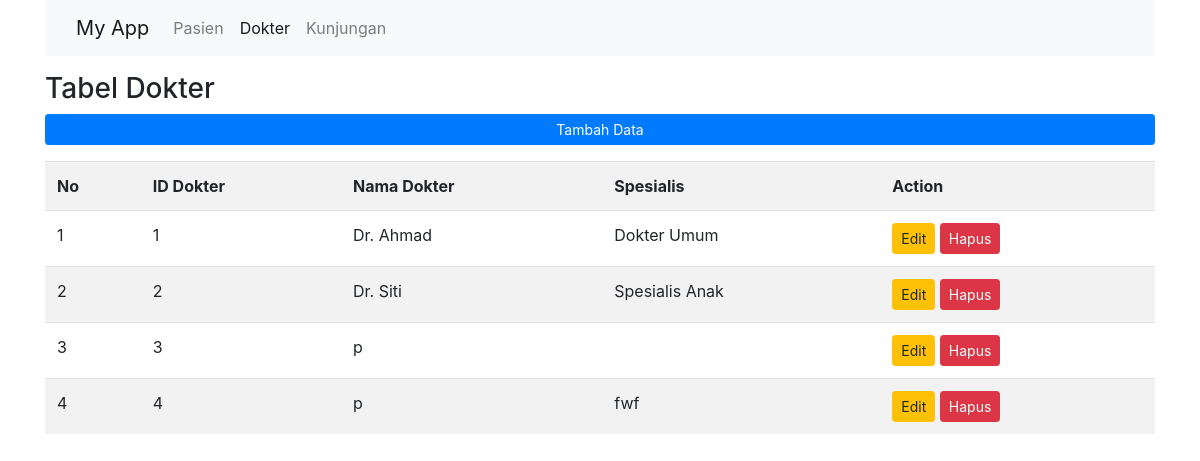
/controller_dokter.php, run on the app's committed database.
### tables this page shows
CREATE TABLE `dokter` (
  `idDokter` int(11) NOT NULL,
  `nmDokter` varchar(100) NOT NULL,
  `spesialis` varchar(100) NOT NULL,
  `noTelp` varchar(15) NOT NULL
);

### controller_dokter.php (called while the page is built)
<?php
include 'model_dokter.php';
$isiTabelDokter = getTabelDokter();
include 'view_dokter.php';
?>

### model_dokter.php (called while the page is built, shortened)
<?php
function getTabelDokter() {
    $link = koneksi();
    $query = "SELECT * FROM dokter";
    $result = mysqli_query($link, $query);
    return mysqli_fetch_all($result, MYSQLI_ASSOC);
}
?>

### view_dokter.php (the view, shortened to what this page needs)
<!DOCTYPE html>
<html lang="en">
<head>
    <link rel="stylesheet" href="https://cdn.jsdelivr.net/npm/bootstrap@4.1.3/dist/css/bootstrap.min.css">
</head>
<body>
    <div class="container">
        <nav class="navbar navbar-expand-lg navbar-light bg-light">
            <div class="container-fluid">
                <a href="index.php?page=pasien" class="navbar-brand">My App</a>
                <div class="collapse navbar-collapse" id="navbarSupportedContent">
                    <ul class="navbar-nav me-auto mb-2 mb-lg-0">
                        <li class="nav-item">
                            <a href="index.php?page=pasien" class="nav-link">Pasien</a>
                        </li>
                        <li class="nav-item">
                            <a href="index.php?page=dokter" class="nav-link active">Dokter</a>
                        </li>
                        <li class="nav-item">
                            <a href="index.php?page=kunjungan" class="nav-link">Kunjungan</a>
                        </li>
                    </ul>
                </div>
            </div>
        </nav>
        <div class="row mt-3">
            <div class="col-sm">
                <h3>Tabel Dokter</h3>
            </div>
        </div>
        <div class="row">
            <div class="col">
                <a href="tambahdokter.php" class="btn btn-primary btn-sm d-flex justify-content-center">Tambah Data</a>
            </div>
        </div>
        <div class="row mt-3">
            <div class="col">
                <table class="table table-striped table-hover">
                    <tr>
                        <th>No</th>
                        <th>ID Dokter</th>
                        <th>Nama Dokter</th>
                        <th>Spesialis</th>
                        <th>Action</th>
                    </tr>
                    <?php if (isset($isiTabelDokter) && !empty($isiTabelDokter)): ?>
                        <?php $no = 1;  ?>
                        <?php foreach ($isiTabelDokter as $data): ?>
                            <tr>
                                <td><?= $no++; ?></td>
                                <td><?= $data['idDokter']; ?></td>
                                <td><?= $data['nmDokter']; ?></td>
                                <td><?= $data['spesialis']; ?></td>
                                <td>
                                    <a href="editdokter.php?edit=<?= $data['idDokter']; ?>" class="btn btn-warning btn-sm">Edit</a>
                                    <a href="hapus_dokter.php?idDokter=<?= $data['idDokter']; ?>" class="btn btn-danger btn-sm">Hapus</a>
                                </td>
                            </tr>
                        <?php endforeach; ?>
                    <?php else: ?>
                        <tr>
                            <td colspan="5" class="text-center">Tidak ada data dokter ditemukan.</td>
                        </tr>
                    <?php endif; ?>
                </table>
            </div>
        </div>
    </div>
</body>
</html>

### data on the page
dokter: idDokter "1", nmDokter "Dr. Ahmad", spesialis "Dokter Umum"
dokter: idDokter "2", nmDokter "Dr. Siti", spesialis "Spesialis Anak"
dokter: idDokter "3", nmDokter "p"
dokter: idDokter "4", nmDokter "p", spesialis "fwf"
